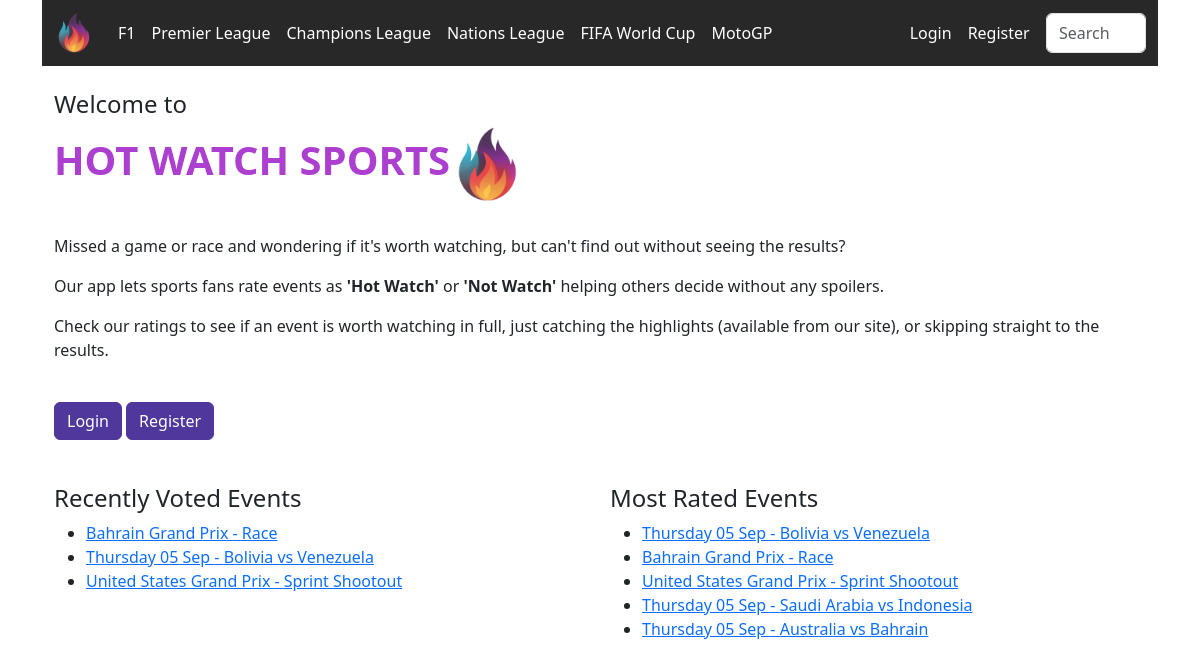
The app's page /, older data.
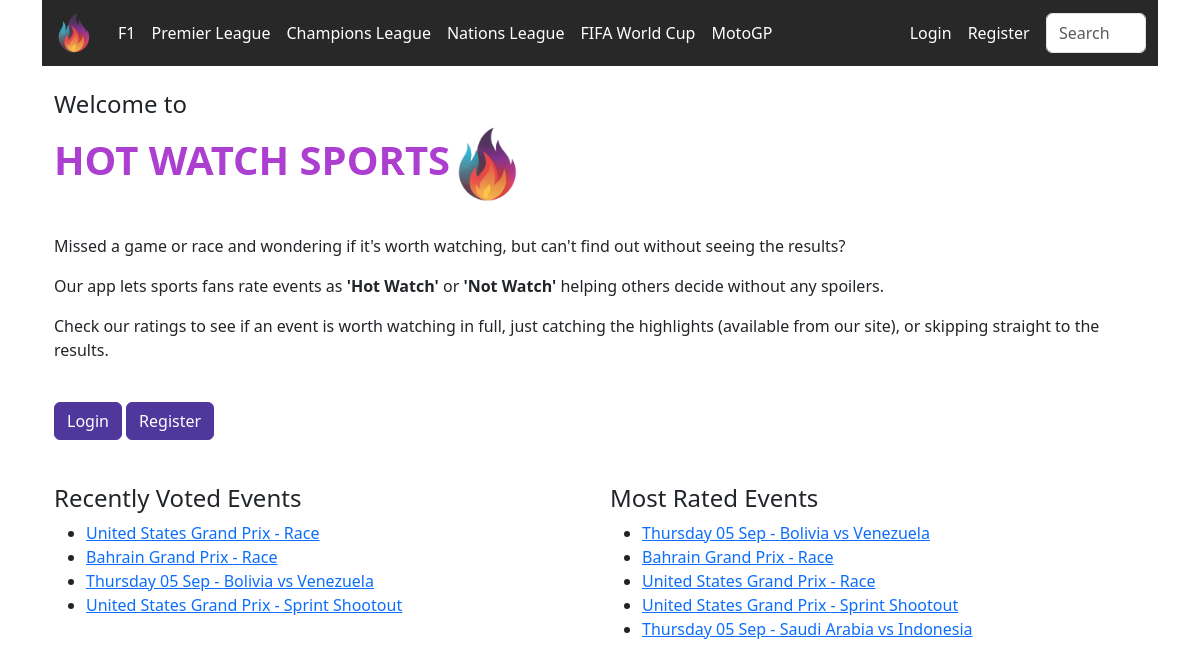
The same page, newer data.
### core/models.py (models this page shows, shortened)
class Event(models.Model):
    event_list = models.ForeignKey(Competition, on_delete=models.CASCADE, related_name='events')
    event_type = models.CharField(max_length=50)  # e.g., 'race', 'qualifying', 'sprint', 'sprint shootout', 'match'.
    date_time = models.DateTimeField()
    idEvent = models.CharField(max_length=255, default="")
    video_id = models.CharField(max_length=255, null=True, default="")
    is_finished = models.BooleanField(default=False)

class Competition(models.Model):
    league = models.CharField(max_length=255, default="")
    name = models.CharField(max_length=255)
    date = models.DateField()

### home/views.py (the view)
# urls.py: path('', views.HomeView.as_view(), name='home'),
class HomeView(View):
    def get(self, request):
        print(request.get_host())
        host = request.get_host()
        islocal = host.find('localhost') >= 0 or host.find('127.0.0.1') >= 0
        context = {
            'installed': settings.INSTALLED_APPS,
            'islocal': islocal
        }
        recent_ratings = Rating.objects.all().order_by('-id')[:5]
        recent_voted_events = []
        for rating in recent_ratings:
            if rating.event not in recent_voted_events:
                recent_voted_events.append(rating.event)
        most_rated_events = Event.objects.annotate(
            total_votes=ExpressionWrapper(
                models.F('rating__five_stars') + models.F('rating__four_stars') + models.F('rating__three_stars') + models.F('rating__two_stars') + models.F('rating__one_star'),
                output_field=models.IntegerField()
            )
        ).order_by('-total_votes')[:5]
        context = {
            'recent_voted_events': recent_voted_events,
            'most_rated_events': most_rated_events,
        }
        return render(request, 'home/main.html', context)

### home/templates/home/main.html (shortened to what this page needs)
{% extends 'base.html' %}
{% block content %}
<div class="container">
    <br>
    {% include 'core/welcome.html' %}
    {% if user.is_authenticated %}
    {% else %}
        <nav>
            <a href="{% url 'accounts:login' %}" class="btn btn-primary text-white">Login</a>
            <a href="{% url 'accounts:register' %}" class="btn btn-primary text-white">Register</a>
        </nav>
        <br>
    {% endif %}
    <div class="events-container">
        <div class="events-list-left">
            <h4>Recently Voted Events</h4>
            <ul>
                {% for event in recent_voted_events %}
                    <li>
                        <a href="{% url 'core:event' event.id %}"> {{ event.event_list.name }} - {{ event.event_type }}</a>
                    </li>
                {% endfor %}
            </ul>
        </div>
        <div class="events-list-right">
            <h4>Most Rated Events</h4>
            <ul>
                {% for event in most_rated_events %}
                    <li>
                        <a href="{% url 'core:event' event.id %}"> {{ event.event_list.name }} - {{ event.event_type }}</a>
                    </li>
                {% endfor %}
            </ul>
        </div>
    </div>
</div>
{% endblock%}

### home/templates/base.html (shortened to what this page needs)
{% extends "base_bootstrap.html" %}
{% load static %}
{% block navbar %}
<nav class="navbar navbar-expand-lg navbar-dark bg-dark">
    <div class="container-fluid">
        <a class="navbar-brand" href="{% url 'home' %}">
          <img src="{% static 'img/android-chrome-192x192.png' %}" alt="HOT WATCH SPORTS">
        </a>
        <div class="collapse navbar-collapse" id="navbarNav">
            <ul class="navbar-nav">
                <li class="nav-item {% if request.get_full_path == f1 %}active{% endif %}">
                    <a class="nav-link" href="{% url 'core:competition_schedule' league='Formula 1' %}">F1</a>
                </li>
                <li class="nav-item {% if request.get_full_path == premier %}active{% endif %}">
                    <a class="nav-link" href="{% url 'core:competition_schedule' league='English Premier League' %}">Premier League</a>
                </li>
                <li class="nav-item {% if request.get_full_path == champions %}active{% endif %}">
                    <a class="nav-link" href="{% url 'core:competition_schedule' league='UEFA Champions League' %}">Champions League</a>
                </li>
                <li class="nav-item {% if request.get_full_path == nations %}active{% endif %}">
                    <a class="nav-link" href="{% url 'core:competition_schedule' league='UEFA Nations League' %}">Nations League</a>
                </li>
                <li class="nav-item {% if request.get_full_path == worldcup %}active{% endif %}">
                    <a class="nav-link" href="{% url 'core:competition_schedule' league='FIFA World Cup' %}">FIFA World Cup</a>
                </li>
                <li class="nav-item {% if request.get_full_path == motogp %}active{% endif %}">
                    <a class="nav-link" href="{% url 'core:competition_schedule' league='MotoGP' %}">MotoGP</a>
                </li>
            </ul>
            <ul class="navbar-nav ms-auto">
                {% if user.is_authenticated %}
                    <li class="nav-item">
                        <a class="nav-link" href="#">Hi {{ user.username }}</a>
                    </li>
                    <li class="nav-item">
                        <a class="nav-link" href="{% url 'accounts:logout' %}?next={{ request.path }}">Logout</a>
                    </li>
                {% else %}
                    <li class="nav-item">
                        <a class="nav-link" href="{% url 'accounts:login' %}?next={{ request.path }}">Login</a>
                    </li>
                    <li class="nav-item">
                        <a class="nav-link" href="{% url 'accounts:register' %}?next={{ request.path }}">Register</a>
                    </li>
                {% endif %}
                {% include 'core/search.html' %}
            </ul>
        </div>
    </div>
</nav>
{% endblock %}

### home/templates/base_bootstrap.html (shortened to what this page needs)
{% load static %}
<!DOCTYPE html>
<html lang="en">
<head>
    <link rel="stylesheet" href="https://cdnjs.cloudflare.com/ajax/libs/bootstrap/5.3.0/css/bootstrap.min.css">
    <link rel="stylesheet" href="https://code.jquery.com/ui/1.12.1/themes/ui-lightness/jquery-ui.css">
    <link rel="stylesheet" href="https://cdnjs.cloudflare.com/ajax/libs/font-awesome/5.15.4/css/all.min.css">
    <link rel="stylesheet" href="{% static 'css/main.css' %}">
</head>
<body>
<div class="container">
    {% block navbar %} {% endblock %}
    {% block content %} {% endblock %}
</div>
</body>
</html>

### core/templates/core/search.html
<br>
<form method="get" action="{% url 'core:search' %}" class="d-inline-flex">
    <input type="text" name="q" placeholder="Search" class="form-control search-input">
</form>

### core/templates/core/welcome.html
{% load static %}
<h4>Welcome to</h4>
<h1 style="font-weight: bold; color: var(--light-purple);">HOT WATCH SPORTS<img src="{% static 'img/android-chrome-192x192.png' %}" style="width: 75px;"></h1>
    <br>
    <p>Missed a game or race and wondering if it's worth watching, but can't find out without seeing the results?</p>
    <p>Our app lets sports fans rate events as <strong>'Hot Watch'</strong> or <strong>'Not Watch'</strong> helping others decide without any spoilers.</p>
    <p>Check our ratings to see if an event is worth watching in full, just catching the highlights (available from our site), or skipping straight to the results.</p>
    <br>

### static/css/main.css (style rules this page uses)
:root { --dark-purple: #4f379c ; --light-purple: #ac3fd0; --five-star-pink: #ee35b9; --four-star-burnt: #f37484; --three-star-orange: #f6933f; --two-star-ocean: #95d0bb; --one-star-ice: #24e4e7; --bright-white: #ffffff; --light-orange: #ffedc3; --light-grey: #d9d9d9; --dark-grey: #282828; }
body { overflow-y: scroll; }
.btn-primary { background-color: var(--dark-purple); border-color: var(--dark-purple); }
.navbar-brand img { width: 40px; }
.navbar-dark { background-color: var(--dark-grey) !important; }
.navbar-dark .nav-link { color: var(--bright-white); }
.search-input { width: 100px; }
.events-container { display: flex; justify-content: space-between; gap: 20px; margin-top: 20px; }
.events-list-left, .events-list-right { flex: 1; min-width: 300px; }

Row changes from the older to the newer data that the page shows:
no longer on this page (row unchanged): Event: event_list.name "Thursday 05 Sep", event_type "Australia vs Bahrain", shown under "Most Rated Events"
now on this page (row edited): Event: event_list.name "United States Grand Prix", event_type "Race"
